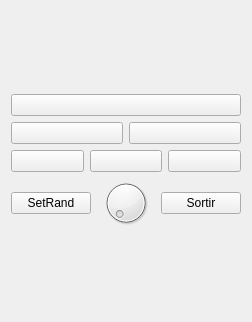
<?xml version="1.0" encoding="UTF-8"?>
<ui version="4.0">
 <class>MyForm</class>
 <widget class="QWidget" name="MyForm">
  <property name="geometry">
   <rect>
    <x>0</x>
    <y>0</y>
    <width>252</width>
    <height>322</height>
   </rect>
  </property>
  <property name="windowTitle">
   <string>Form</string>
  </property>
  <layout class="QVBoxLayout" name="verticalLayout_4">
   <item>
    <layout class="QVBoxLayout" name="verticalLayout_3">
     <item>
      <layout class="QVBoxLayout" name="verticalLayout_2">
       <item>
        <layout class="QVBoxLayout" name="verticalLayout">
         <item>
          <widget class="MyPushButton" name="pushButton_6">
           <property name="text">
            <string/>
           </property>
          </widget>
         </item>
         <item>
          <layout class="QHBoxLayout" name="horizontalLayout_2">
           <item>
            <widget class="MyPushButton" name="pushButton_4">
             <property name="text">
              <string/>
             </property>
            </widget>
           </item>
           <item>
            <widget class="MyPushButton" name="pushButton_5">
             <property name="text">
              <string/>
             </property>
            </widget>
           </item>
          </layout>
         </item>
        </layout>
       </item>
       <item>
        <layout class="QHBoxLayout" name="horizontalLayout">
         <item>
          <widget class="MyPushButton" name="pushButton">
           <property name="text">
            <string/>
           </property>
          </widget>
         </item>
         <item>
          <widget class="MyPushButton" name="pushButton_2">
           <property name="text">
            <string/>
           </property>
          </widget>
         </item>
         <item>
          <widget class="MyPushButton" name="pushButton_3">
           <property name="text">
            <string/>
           </property>
          </widget>
         </item>
        </layout>
       </item>
      </layout>
     </item>
     <item>
      <layout class="QHBoxLayout" name="horizontalLayout_4">
       <item>
        <spacer name="horizontalSpacer">
         <property name="orientation">
          <enum>Qt::Horizontal</enum>
         </property>
         <property name="sizeHint" stdset="0">
          <size>
           <width>40</width>
           <height>20</height>
          </size>
         </property>
        </spacer>
       </item>
       <item>
        <layout class="QHBoxLayout" name="horizontalLayout_3">
         <item>
          <widget class="QPushButton" name="pushButton_8">
           <property name="text">
            <string>SetRand</string>
           </property>
          </widget>
         </item>
         <item>
          <widget class="QDial" name="dial"/>
         </item>
         <item>
          <widget class="QPushButton" name="pushButton_7">
           <property name="text">
            <string>Sortir</string>
           </property>
          </widget>
         </item>
        </layout>
       </item>
      </layout>
     </item>
    </layout>
   </item>
  </layout>
 </widget>
 <customwidgets>
  <customwidget>
   <class>MyPushButton</class>
   <extends>QPushButton</extends>
   <header>MyPushButton.h</header>
   <slots>
    <signal>spreadRandom(int)</signal>
    <slot>calcRand()</slot>
    <slot>color(int)</slot>
   </slots>
  </customwidget>
 </customwidgets>
 <resources/>
 <connections>
  <connection>
   <sender>pushButton_7</sender>
   <signal>clicked()</signal>
   <receiver>MyForm</receiver>
   <slot>close()</slot>
   <hints>
    <hint type="sourcelabel">
     <x>507</x>
     <y>396</y>
    </hint>
    <hint type="destinationlabel">
     <x>504</x>
     <y>356</y>
    </hint>
   </hints>
  </connection>
  <connection>
   <sender>pushButton_8</sender>
   <signal>clicked()</signal>
   <receiver>pushButton</receiver>
   <slot>calcRand()</slot>
   <hints>
    <hint type="sourcelabel">
     <x>65</x>
     <y>380</y>
    </hint>
    <hint type="destinationlabel">
     <x>65</x>
     <y>246</y>
    </hint>
   </hints>
  </connection>
  <connection>
   <sender>pushButton</sender>
   <signal>spreadRandom(int)</signal>
   <receiver>pushButton_2</receiver>
   <slot>color(int)</slot>
   <hints>
    <hint type="sourcelabel">
     <x>157</x>
     <y>260</y>
    </hint>
    <hint type="destinationlabel">
     <x>329</x>
     <y>260</y>
    </hint>
   </hints>
  </connection>
  <connection>
   <sender>pushButton</sender>
   <signal>spreadRandom(int)</signal>
   <receiver>pushButton_4</receiver>
   <slot>color(int)</slot>
   <hints>
    <hint type="sourcelabel">
     <x>28</x>
     <y>225</y>
    </hint>
    <hint type="destinationlabel">
     <x>70</x>
     <y>154</y>
    </hint>
   </hints>
  </connection>
  <connection>
   <sender>pushButton</sender>
   <signal>spreadRandom(int)</signal>
   <receiver>pushButton_5</receiver>
   <slot>color(int)</slot>
   <hints>
    <hint type="sourcelabel">
     <x>138</x>
     <y>278</y>
    </hint>
    <hint type="destinationlabel">
     <x>383</x>
     <y>166</y>
    </hint>
   </hints>
  </connection>
  <connection>
   <sender>pushButton</sender>
   <signal>spreadRandom(int)</signal>
   <receiver>pushButton_3</receiver>
   <slot>color(int)</slot>
   <hints>
    <hint type="sourcelabel">
     <x>147</x>
     <y>300</y>
    </hint>
    <hint type="destinationlabel">
     <x>556</x>
     <y>289</y>
    </hint>
   </hints>
  </connection>
  <connection>
   <sender>pushButton</sender>
   <signal>spreadRandom(int)</signal>
   <receiver>pushButton_6</receiver>
   <slot>color(int)</slot>
   <hints>
    <hint type="sourcelabel">
     <x>48</x>
     <y>304</y>
    </hint>
    <hint type="destinationlabel">
     <x>178</x>
     <y>81</y>
    </hint>
   </hints>
  </connection>
  <connection>
   <sender>dial</sender>
   <signal>sliderMoved(int)</signal>
   <receiver>pushButton</receiver>
   <slot>color(int)</slot>
   <hints>
    <hint type="sourcelabel">
     <x>370</x>
     <y>368</y>
    </hint>
    <hint type="destinationlabel">
     <x>239</x>
     <y>240</y>
    </hint>
   </hints>
  </connection>
  <connection>
   <sender>dial</sender>
   <signal>sliderMoved(int)</signal>
   <receiver>pushButton_2</receiver>
   <slot>color(int)</slot>
   <hints>
    <hint type="sourcelabel">
     <x>347</x>
     <y>370</y>
    </hint>
    <hint type="destinationlabel">
     <x>347</x>
     <y>247</y>
    </hint>
   </hints>
  </connection>
  <connection>
   <sender>dial</sender>
   <signal>sliderMoved(int)</signal>
   <receiver>pushButton_3</receiver>
   <slot>color(int)</slot>
   <hints>
    <hint type="sourcelabel">
     <x>311</x>
     <y>372</y>
    </hint>
    <hint type="destinationlabel">
     <x>489</x>
     <y>262</y>
    </hint>
   </hints>
  </connection>
  <connection>
   <sender>dial</sender>
   <signal>sliderMoved(int)</signal>
   <receiver>pushButton_4</receiver>
   <slot>color(int)</slot>
   <hints>
    <hint type="sourcelabel">
     <x>275</x>
     <y>404</y>
    </hint>
    <hint type="destinationlabel">
     <x>155</x>
     <y>148</y>
    </hint>
   </hints>
  </connection>
  <connection>
   <sender>dial</sender>
   <signal>sliderMoved(int)</signal>
   <receiver>pushButton_5</receiver>
   <slot>color(int)</slot>
   <hints>
    <hint type="sourcelabel">
     <x>291</x>
     <y>390</y>
    </hint>
    <hint type="destinationlabel">
     <x>358</x>
     <y>151</y>
    </hint>
   </hints>
  </connection>
  <connection>
   <sender>dial</sender>
   <signal>sliderMoved(int)</signal>
   <receiver>pushButton_6</receiver>
   <slot>color(int)</slot>
   <hints>
    <hint type="sourcelabel">
     <x>256</x>
     <y>375</y>
    </hint>
    <hint type="destinationlabel">
     <x>256</x>
     <y>70</y>
    </hint>
   </hints>
  </connection>
 </connections>
</ui>
